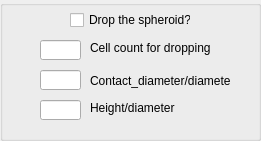
           <widget class="QGroupBox" name="groupBox_drop">
            <property name="geometry">
             <rect>
              <x>290</x>
              <y>290</y>
              <width>261</width>
              <height>141</height>
             </rect>
            </property>
            <property name="title">
             <string/>
            </property>
            <widget class="QMyCheckBox" name="cbox_USE_DROP">
             <property name="geometry">
              <rect>
               <x>70</x>
               <y>10</y>
               <width>121</width>
               <height>20</height>
              </rect>
             </property>
             <property name="layoutDirection">
              <enum>Qt::LeftToRight</enum>
             </property>
             <property name="text">
              <string>Drop the spheroid?</string>
             </property>
            </widget>
            <widget class="QLineEdit" name="line_NDROP">
             <property name="geometry">
              <rect>
               <x>40</x>
               <y>40</y>
               <width>41</width>
               <height>20</height>
              </rect>
             </property>
            </widget>
            <widget class="QMyLabel" name="label_NDROP">
             <property name="geometry">
              <rect>
               <x>90</x>
               <y>40</y>
               <width>121</width>
               <height>16</height>
              </rect>
             </property>
             <property name="text">
              <string>Cell count for dropping</string>
             </property>
            </widget>
            <widget class="QLineEdit" name="line_DROP_ALPHA">
             <property name="geometry">
              <rect>
               <x>40</x>
               <y>70</y>
               <width>41</width>
               <height>20</height>
              </rect>
             </property>
            </widget>
            <widget class="QMyLabel" name="label_DROP_ALPHA">
             <property name="geometry">
              <rect>
               <x>90</x>
               <y>70</y>
               <width>141</width>
               <height>21</height>
              </rect>
             </property>
             <property name="text">
              <string>Contact_diameter/diameter</string>
             </property>
            </widget>
            <widget class="QLineEdit" name="line_DROP_BETA">
             <property name="geometry">
              <rect>
               <x>40</x>
               <y>100</y>
               <width>41</width>
               <height>20</height>
              </rect>
             </property>
            </widget>
            <widget class="QMyLabel" name="label_DROP_BETA">
             <property name="geometry">
              <rect>
               <x>90</x>
               <y>100</y>
               <width>131</width>
               <height>16</height>
              </rect>
             </property>
             <property name="text">
              <string>Height/diameter</string>
             </property>
            </widget>
           </widget>
